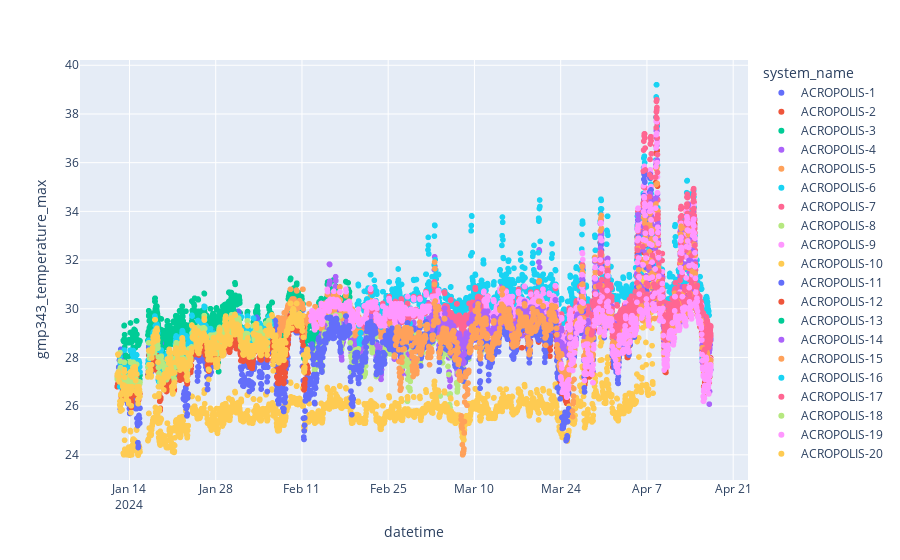
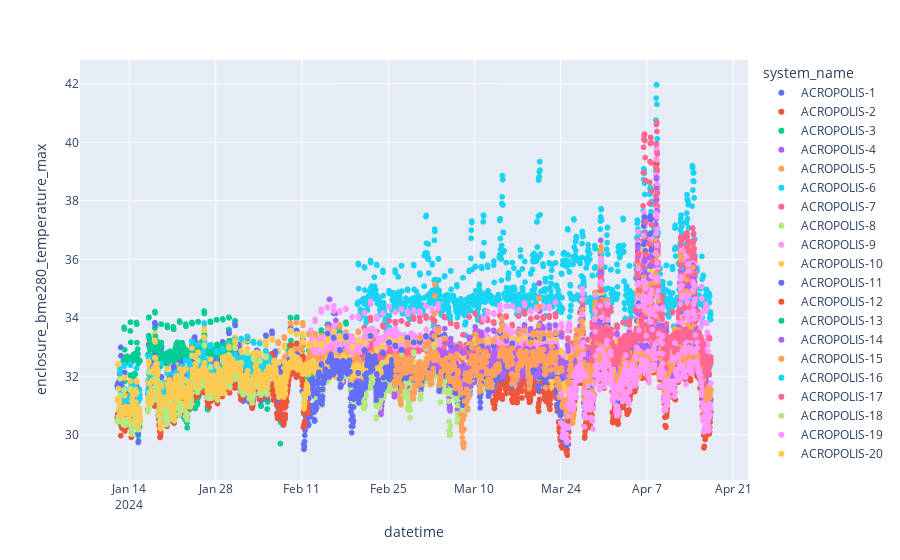
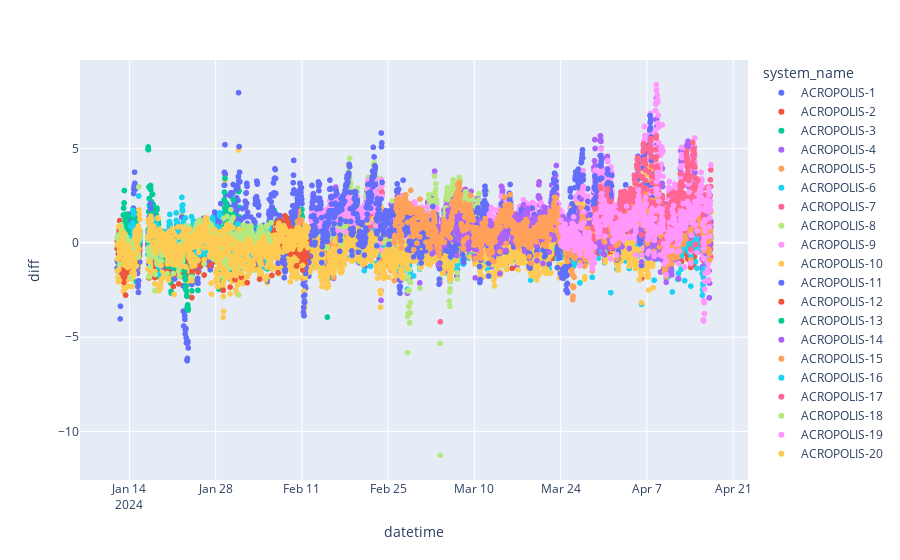
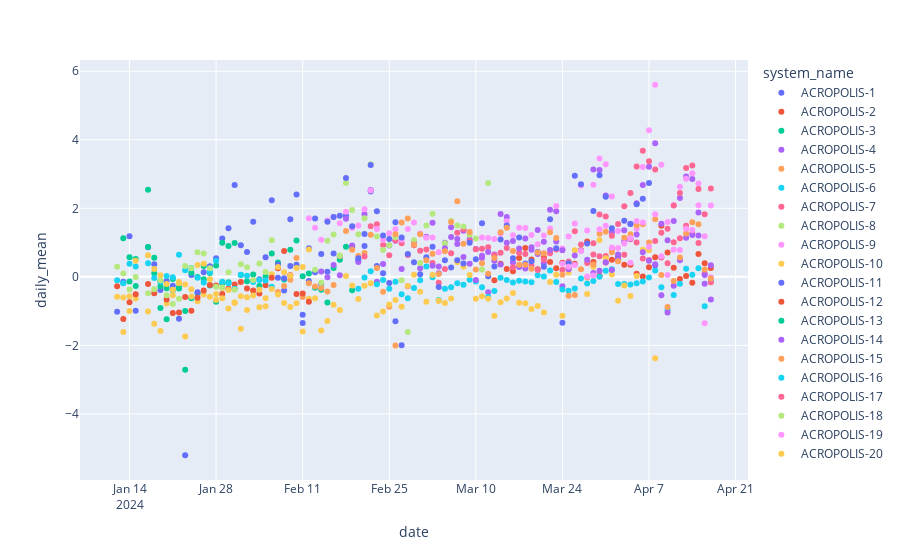

Notebook code cell kept with these figures, in order:
### Code cell
df_daily_mean = df.sort("datetime") \
    .with_columns(pl.col("datetime").dt.date().alias("date")) \
    .group_by(["date", "system_name", "system_id"]) \
    .agg([
        (pl.col("diff").mean()).alias("daily_mean"),
        (pl.col("diff").median()).alias("daily_median")
        ]) \
    .sort("system_id")

fig = px.scatter(df, x="datetime", y="gmp343_temperature_max", color = "system_name")
fig.show()
fig = px.scatter(df, x="datetime", y="enclosure_bme280_temperature_max", color = "system_name")
fig.show()
fig = px.scatter(df, x="datetime", y="diff", color = "system_name")
fig.show()
fig = px.scatter(df_daily_mean, x="date", y="daily_mean", color = "system_name")
fig.show()
fig = px.scatter(df_daily_mean, x="date", y="daily_median", color = "system_name")
fig.show()
